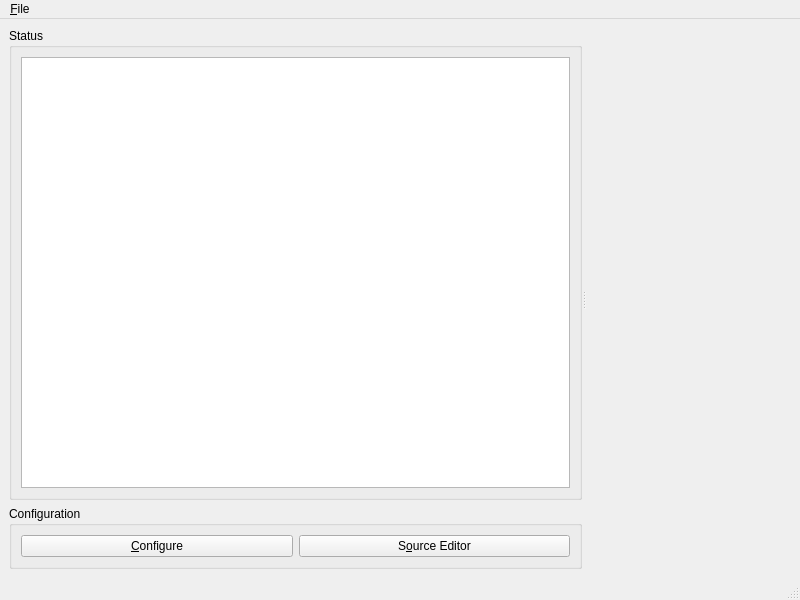
<ui version="4.0" >
 <class>RobotQt</class>
 <widget class="QMainWindow" name="RobotQt" >
  <property name="geometry" >
   <rect>
    <x>0</x>
    <y>0</y>
    <width>800</width>
    <height>600</height>
   </rect>
  </property>
  <property name="windowTitle" >
   <string>RobotQt</string>
  </property>
  <widget class="QWidget" name="centralwidget" >
   <layout class="QGridLayout" name="gridLayout_2" >
    <item row="0" column="0" >
     <widget class="QSplitter" name="splitter" >
      <property name="orientation" >
       <enum>Qt::Horizontal</enum>
      </property>
      <widget class="QWidget" name="layoutWidget" >
       <layout class="QVBoxLayout" name="verticalLayout" >
        <item>
         <widget class="QGroupBox" name="groupBox" >
          <property name="title" >
           <string>Status</string>
          </property>
          <layout class="QGridLayout" name="gridLayout" >
           <item row="0" column="0" >
            <widget class="QListWidget" name="listWidget" />
           </item>
          </layout>
         </widget>
        </item>
        <item>
         <widget class="QGroupBox" name="groupBox_2" >
          <property name="title" >
           <string>Configuration</string>
          </property>
          <layout class="QHBoxLayout" name="horizontalLayout" >
           <item>
            <widget class="QPushButton" name="configureButton" >
             <property name="text" >
              <string>&amp;Configure</string>
             </property>
            </widget>
           </item>
           <item>
            <widget class="QPushButton" name="sourceButton" >
             <property name="toolTip" >
              <string>Open Source Editor</string>
             </property>
             <property name="statusTip" >
              <string>Open Source Editor</string>
             </property>
             <property name="whatsThis" >
              <string>Open Source Editor</string>
             </property>
             <property name="text" >
              <string>S&amp;ource Editor</string>
             </property>
             <property name="shortcut" >
              <string>Ctrl+Shift+O</string>
             </property>
            </widget>
           </item>
          </layout>
         </widget>
        </item>
       </layout>
      </widget>
      <widget class="QWidget" native="1" name="simulationWidget" />
     </widget>
    </item>
   </layout>
  </widget>
  <widget class="QMenuBar" name="menubar" >
   <property name="geometry" >
    <rect>
     <x>0</x>
     <y>0</y>
     <width>800</width>
     <height>27</height>
    </rect>
   </property>
   <widget class="QMenu" name="menuFile" >
    <property name="title" >
     <string>&amp;File</string>
    </property>
    <addaction name="actionOpen" />
    <addaction name="separator" />
    <addaction name="actionQuit" />
   </widget>
   <addaction name="menuFile" />
  </widget>
  <widget class="QStatusBar" name="statusbar" />
  <action name="actionQuit" >
   <property name="text" >
    <string>&amp;Quit</string>
   </property>
   <property name="toolTip" >
    <string>Quit RobotQt</string>
   </property>
   <property name="statusTip" >
    <string>Quit RobotQt</string>
   </property>
   <property name="whatsThis" >
    <string>Quit RobotQt</string>
   </property>
   <property name="shortcut" >
    <string>Ctrl+Q</string>
   </property>
   <property name="menuRole" >
    <enum>QAction::QuitRole</enum>
   </property>
  </action>
  <action name="actionOpen" >
   <property name="text" >
    <string>&amp;Open</string>
   </property>
   <property name="toolTip" >
    <string>Open a new file</string>
   </property>
   <property name="statusTip" >
    <string>Open a new file</string>
   </property>
   <property name="whatsThis" >
    <string>Open a new file</string>
   </property>
   <property name="shortcut" >
    <string>Ctrl+O</string>
   </property>
  </action>
  <action name="actionSourceEditor" >
   <property name="text" >
    <string>S&amp;ource Editor</string>
   </property>
   <property name="toolTip" >
    <string>Open the source editor</string>
   </property>
   <property name="statusTip" >
    <string>Open the source editor</string>
   </property>
   <property name="whatsThis" >
    <string>Open the source editor</string>
   </property>
   <property name="shortcut" >
    <string>Ctrl+Shift+O</string>
   </property>
  </action>
 </widget>
 <resources/>
 <connections/>
</ui>
